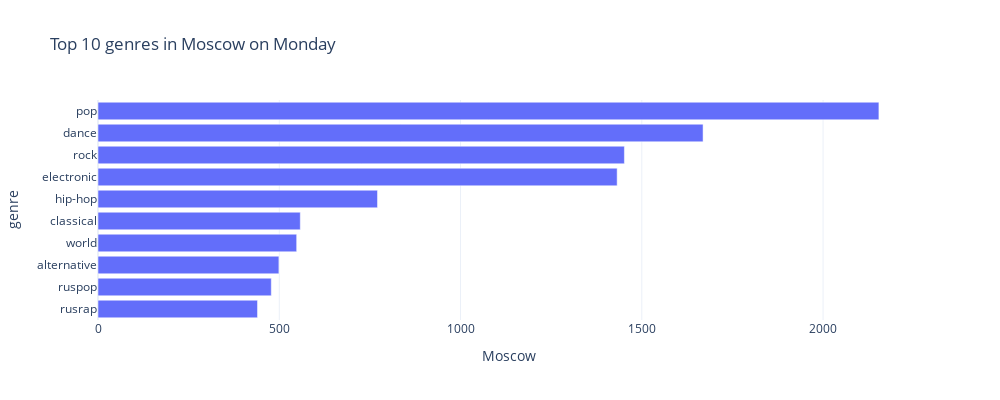
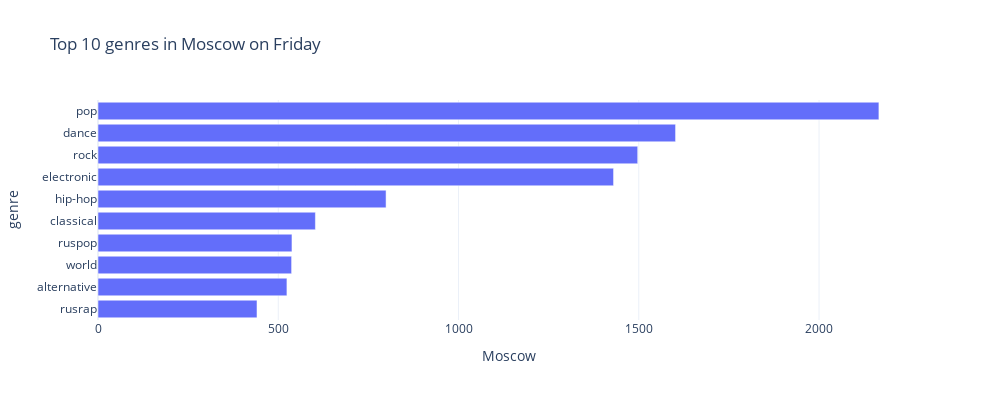
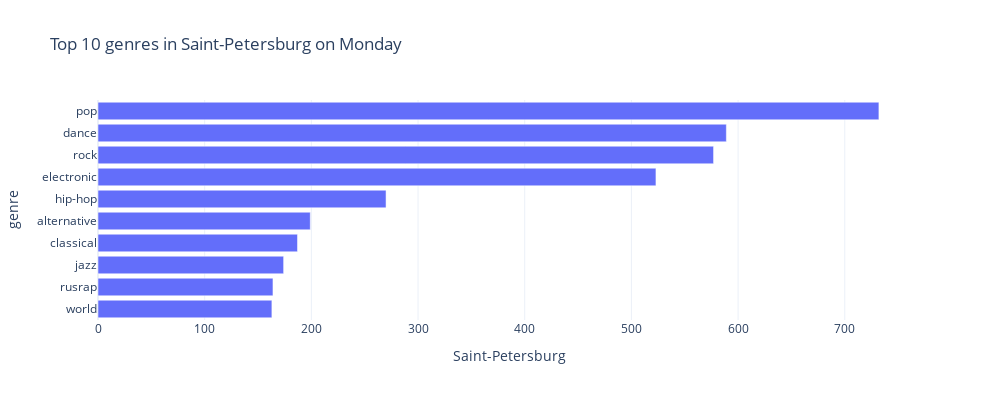
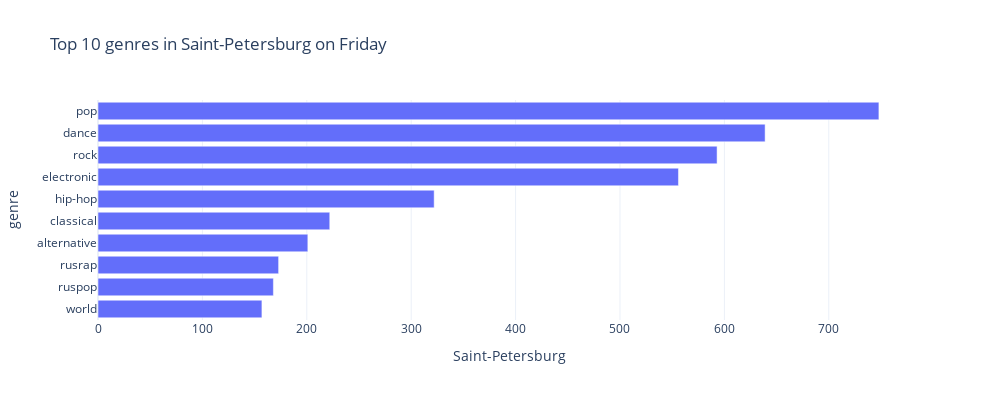

The notebook cell saved with these charts, in order:
### Code cell
for city, day in product(['Moscow', 'Saint-Petersburg'], ['Monday', 'Friday']):
    df_temp = (
        df_music
        .loc[(df_music.day == day) & (df_music.city == city)]
        .pivot_table(index='genre', columns='city', values='user_id', aggfunc='count')
        .reset_index()
        .sort_values(city, ascending=False)
        .head(10)
    )

    fig = px.bar(
        df_temp.sort_values(city, ascending=True),
        x=city,
        y='genre',
        title=f"Top 10 genres in {city} on {day}",
        orientation='h',
        template='plotly_white',
        width=FIG_WIDTH, height=FIG_HEIGHT*0.8
    )

    fig.show()

### Figure 1 — Plotly figure (JSON) as saved in the notebook; plotly's stock layout.template omitted (floating-point values rounded to 4 significant figures)
{"data": [{"alignmentgroup": "True", "hovertemplate": "Moscow=%{x}<br>genre=%{y}<extra></extra>", "legendgroup": "", "marker": {"color": "#636efa", "pattern": {"shape": ""}}, "name": "", "offsetgroup": "", "orientation": "h", "showlegend": false, "textposition": "auto", "type": "bar", "x": [440, 478, 499, 548, 558, 771, 1432, 1452, 1669, 2154], "xaxis": "x", "y": ["rusrap", "ruspop", "alternative", "world", "classical", "hip-hop", "electronic", "rock", "dance", "pop"], "yaxis": "y"}], "layout": {"barmode": "relative", "height": 400, "legend": {"tracegroupgap": 0}, "title": {"text": "Top 10 genres in Moscow on Monday"}, "width": 1000, "xaxis": {"anchor": "y", "domain": [0, 1], "title": {"text": "Moscow"}}, "yaxis": {"anchor": "x", "domain": [0, 1], "title": {"text": "genre"}}}}

### Figure 2 — Plotly figure (JSON) as saved in the notebook; plotly's stock layout.template omitted (floating-point values rounded to 4 significant figures)
{"data": [{"alignmentgroup": "True", "hovertemplate": "Moscow=%{x}<br>genre=%{y}<extra></extra>", "legendgroup": "", "marker": {"color": "#636efa", "pattern": {"shape": ""}}, "name": "", "offsetgroup": "", "orientation": "h", "showlegend": false, "textposition": "auto", "type": "bar", "x": [441, 524, 537, 538, 603, 799, 1430, 1497, 1602, 2166], "xaxis": "x", "y": ["rusrap", "alternative", "world", "ruspop", "classical", "hip-hop", "electronic", "rock", "dance", "pop"], "yaxis": "y"}], "layout": {"barmode": "relative", "height": 400, "legend": {"tracegroupgap": 0}, "title": {"text": "Top 10 genres in Moscow on Friday"}, "width": 1000, "xaxis": {"anchor": "y", "domain": [0, 1], "title": {"text": "Moscow"}}, "yaxis": {"anchor": "x", "domain": [0, 1], "title": {"text": "genre"}}}}

### Figure 3 — Plotly figure (JSON) as saved in the notebook; plotly's stock layout.template omitted (floating-point values rounded to 4 significant figures)
{"data": [{"alignmentgroup": "True", "hovertemplate": "Saint-Petersburg=%{x}<br>genre=%{y}<extra></extra>", "legendgroup": "", "marker": {"color": "#636efa", "pattern": {"shape": ""}}, "name": "", "offsetgroup": "", "orientation": "h", "showlegend": false, "textposition": "auto", "type": "bar", "x": [163, 164, 174, 187, 199, 270, 523, 577, 589, 732], "xaxis": "x", "y": ["world", "rusrap", "jazz", "classical", "alternative", "hip-hop", "electronic", "rock", "dance", "pop"], "yaxis": "y"}], "layout": {"barmode": "relative", "height": 400, "legend": {"tracegroupgap": 0}, "title": {"text": "Top 10 genres in Saint-Petersburg on Monday"}, "width": 1000, "xaxis": {"anchor": "y", "domain": [0, 1], "title": {"text": "Saint-Petersburg"}}, "yaxis": {"anchor": "x", "domain": [0, 1], "title": {"text": "genre"}}}}

### Figure 4 — Plotly figure (JSON) as saved in the notebook; plotly's stock layout.template omitted (floating-point values rounded to 4 significant figures)
{"data": [{"alignmentgroup": "True", "hovertemplate": "Saint-Petersburg=%{x}<br>genre=%{y}<extra></extra>", "legendgroup": "", "marker": {"color": "#636efa", "pattern": {"shape": ""}}, "name": "", "offsetgroup": "", "orientation": "h", "showlegend": false, "textposition": "auto", "type": "bar", "x": [157, 168, 173, 201, 222, 322, 556, 593, 639, 748], "xaxis": "x", "y": ["world", "ruspop", "rusrap", "alternative", "classical", "hip-hop", "electronic", "rock", "dance", "pop"], "yaxis": "y"}], "layout": {"barmode": "relative", "height": 400, "legend": {"tracegroupgap": 0}, "title": {"text": "Top 10 genres in Saint-Petersburg on Friday"}, "width": 1000, "xaxis": {"anchor": "y", "domain": [0, 1], "title": {"text": "Saint-Petersburg"}}, "yaxis": {"anchor": "x", "domain": [0, 1], "title": {"text": "genre"}}}}
